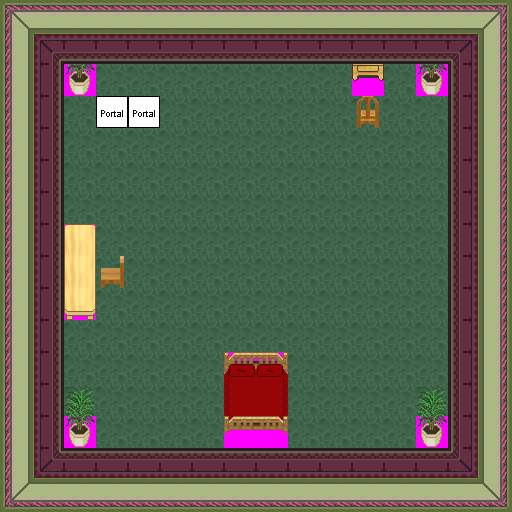

This game map was drawn from its Tiled (.tmx) file and the tilesets committed beside it. A one-line description and the trimmed map source follow:
An orthogonal 16x16 tile map with 32x32 px tiles, 6 tile layers (Ground, Objects, Above, Walkable, ...), 11 tilesets.

<map version="1.0" orientation="orthogonal" width="16" height="16" tilewidth="32" tileheight="32">
 <tileset firstgid="1" name="building_wall_int_green_purple" tilewidth="32" tileheight="32">
  <image source="../drawable/building_wall_int_green_purple.png" width="128" height="224" />
 </tileset>
 <tileset firstgid="29" name="ground_greenground2" tilewidth="32" tileheight="32">
  <image source="../drawable/ground_greenground2.png" width="64" height="32" />
 </tileset>
 <tileset firstgid="31" name="building_stairs_stairs" tilewidth="32" tileheight="32">
  <image source="../drawable/building_stairs_stairs.png" width="64" height="192" />
 </tileset>
 <tileset firstgid="43" name="plant_indoor_oriental_plant" tilewidth="32" tileheight="32">
  <image source="../drawable/plant_indoor_oriental_plant.png" width="32" height="64" />
 </tileset>
 <tileset firstgid="45" name="furniture_other_drawer_with_mirror" tilewidth="32" tileheight="32">
  <image source="../drawable/furniture_other_drawer_with_mirror.png" width="32" height="64" />
 </tileset>
 <tileset firstgid="47" name="furniture_table_long_front_on_pale" tilewidth="32" tileheight="32">
  <image source="../drawable/furniture_table_long_front_on_pale.png" width="32" height="96" />
 </tileset>
 <tileset firstgid="50" name="furniture_chair_wooden_pale" tilewidth="32" tileheight="32">
  <image source="../drawable/furniture_chair_wooden_pale.png" width="64" height="64" />
 </tileset>
 <tileset firstgid="54" name="item_documents_book" tilewidth="32" tileheight="32">
  <image source="../drawable/item_documents_book.png" width="64" height="64" />
 </tileset>
 <tileset firstgid="58" name="logic_portal" tilewidth="32" tileheight="32">
  <image source="../drawable/logic_portal.png" width="256" height="96" />
 </tileset>
 <tileset firstgid="82" name="furniture_bed_double_red" tilewidth="32" tileheight="32">
  <image source="../drawable/furniture_bed_double_red.png" width="64" height="128" />
 </tileset>
 <tileset firstgid="90" name="walkable_sentinel" tilewidth="32" tileheight="32">
  <image source="../drawable/walkable_sentinel.png" width="32" height="32" />
 </tileset>
 <layer name="Ground" width="16" height="16">
  <data>[256 cells, 256 non-empty, 1 distinct tile ids]</data>
 </layer>
 <layer name="Objects" width="16" height="16">
  <data>[256 cells, 4 non-empty, 3 distinct tile ids]</data>
 </layer>
 <layer name="Above" width="16" height="16">
  <data>[256 cells, 4 non-empty, 3 distinct tile ids]</data>
 </layer>
 <layer name="Walkable" width="16" height="16">
  <data>[256 cells, 124 non-empty, 1 distinct tile ids]</data>
 </layer>
 <layer name="Objects_stendhal" width="16" height="16">
  <data>[256 cells, 130 non-empty, 31 distinct tile ids]</data>
 </layer>
 <layer name="Objects_stendhal2" width="16" height="16">
  <data>[256 cells, 2 non-empty, 1 distinct tile ids]</data>
 </layer>
 <objectgroup name="Mapevents" width="16" height="16" />
 <objectgroup name="Spawn" width="16" height="16" />
 <objectgroup name="Keys" width="16" height="16" />
 <objectgroup name="Replace" width="16" height="16" />
</map>
